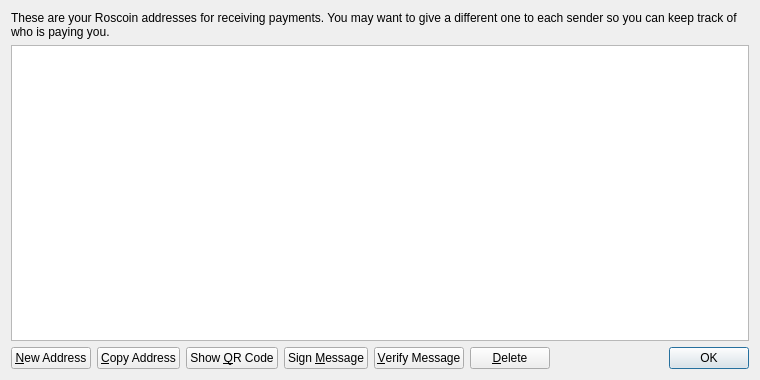
<?xml version="1.0" encoding="UTF-8"?>
<ui version="4.0">
 <class>AddressBookPage</class>
 <widget class="QWidget" name="AddressBookPage">
  <property name="geometry">
   <rect>
    <x>0</x>
    <y>0</y>
    <width>760</width>
    <height>380</height>
   </rect>
  </property>
  <property name="windowTitle">
   <string>Address Book</string>
  </property>
  <layout class="QVBoxLayout" name="verticalLayout">
   <item>
    <widget class="QLabel" name="labelExplanation">
     <property name="text">
      <string>These are your Roscoin addresses for receiving payments. You may want to give a different one to each sender so you can keep track of who is paying you.</string>
     </property>
     <property name="textFormat">
      <enum>Qt::PlainText</enum>
     </property>
     <property name="wordWrap">
      <bool>true</bool>
     </property>
    </widget>
   </item>
   <item>
    <widget class="QTableView" name="tableView">
     <property name="contextMenuPolicy">
      <enum>Qt::CustomContextMenu</enum>
     </property>
     <property name="toolTip">
      <string>Double-click to edit address or label</string>
     </property>
     <property name="tabKeyNavigation">
      <bool>false</bool>
     </property>
     <property name="alternatingRowColors">
      <bool>true</bool>
     </property>
     <property name="selectionMode">
      <enum>QAbstractItemView::SingleSelection</enum>
     </property>
     <property name="selectionBehavior">
      <enum>QAbstractItemView::SelectRows</enum>
     </property>
     <property name="sortingEnabled">
      <bool>true</bool>
     </property>
     <attribute name="verticalHeaderVisible">
      <bool>false</bool>
     </attribute>
    </widget>
   </item>
   <item>
    <layout class="QHBoxLayout" name="horizontalLayout">
     <item>
      <widget class="QPushButton" name="newAddressButton">
       <property name="toolTip">
        <string>Create a new address</string>
       </property>
       <property name="text">
        <string>&amp;New Address</string>
       </property>
       <property name="icon">
        <iconset resource="../bitcoin.qrc">
         <normaloff>:/icons/add</normaloff>:/icons/add</iconset>
       </property>
      </widget>
     </item>
     <item>
      <widget class="QPushButton" name="copyToClipboard">
       <property name="toolTip">
        <string>Copy the currently selected address to the system clipboard</string>
       </property>
       <property name="text">
        <string>&amp;Copy Address</string>
       </property>
       <property name="icon">
        <iconset resource="../bitcoin.qrc">
         <normaloff>:/icons/editcopy</normaloff>:/icons/editcopy</iconset>
       </property>
      </widget>
     </item>
     <item>
      <widget class="QPushButton" name="showQRCode">
       <property name="text">
        <string>Show &amp;QR Code</string>
       </property>
       <property name="icon">
        <iconset resource="../bitcoin.qrc">
         <normaloff>:/icons/qrcode</normaloff>:/icons/qrcode</iconset>
       </property>
      </widget>
     </item>
     <item>
      <widget class="QPushButton" name="signMessage">
       <property name="toolTip">
        <string>Sign a message to prove you own a Roscoin address</string>
       </property>
       <property name="text">
        <string>Sign &amp;Message</string>
       </property>
       <property name="icon">
        <iconset resource="../bitcoin.qrc">
         <normaloff>:/icons/edit</normaloff>:/icons/edit</iconset>
       </property>
      </widget>
     </item>
     <item>
      <widget class="QPushButton" name="verifyMessage">
       <property name="toolTip">
        <string>Verify a message to ensure it was signed with a specified Roscoin address</string>
       </property>
       <property name="text">
        <string>&amp;Verify Message</string>
       </property>
       <property name="icon">
        <iconset resource="../bitcoin.qrc">
         <normaloff>:/icons/transaction_0</normaloff>:/icons/transaction_0</iconset>
       </property>
      </widget>
     </item>
     <item>
      <widget class="QPushButton" name="deleteButton">
       <property name="toolTip">
        <string>Delete the currently selected address from the list</string>
       </property>
       <property name="text">
        <string>&amp;Delete</string>
       </property>
       <property name="icon">
        <iconset resource="../bitcoin.qrc">
         <normaloff>:/icons/remove</normaloff>:/icons/remove</iconset>
       </property>
      </widget>
     </item>
     <item>
      <spacer name="horizontalSpacer">
       <property name="orientation">
        <enum>Qt::Horizontal</enum>
       </property>
       <property name="sizeHint" stdset="0">
        <size>
         <width>40</width>
         <height>20</height>
        </size>
       </property>
      </spacer>
     </item>
     <item>
      <widget class="QDialogButtonBox" name="buttonBox">
       <property name="sizePolicy">
        <sizepolicy hsizetype="Maximum" vsizetype="Fixed">
         <horstretch>0</horstretch>
         <verstretch>0</verstretch>
        </sizepolicy>
       </property>
       <property name="standardButtons">
        <set>QDialogButtonBox::Ok</set>
       </property>
      </widget>
     </item>
    </layout>
   </item>
  </layout>
 </widget>
 <resources>
  <include location="../bitcoin.qrc"/>
 </resources>
 <connections/>
</ui>
